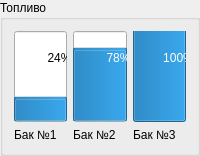
                <widget class="QGroupBox" name="groupBox_9">
                 <property name="title">
                  <string>Топливо</string>
                 </property>
                 <layout class="QHBoxLayout" name="horizontalLayout_28">
                  <item>
                   <layout class="QVBoxLayout" name="verticalLayout_14">
                    <item>
                     <widget class="QProgressBar" name="progressBar">
                      <property name="sizePolicy">
                       <sizepolicy hsizetype="Minimum" vsizetype="Expanding">
                        <horstretch>0</horstretch>
                        <verstretch>0</verstretch>
                       </sizepolicy>
                      </property>
                      <property name="layoutDirection">
                       <enum>Qt::LeftToRight</enum>
                      </property>
                      <property name="autoFillBackground">
                       <bool>false</bool>
                      </property>
                      <property name="value">
                       <number>24</number>
                      </property>
                      <property name="orientation">
                       <enum>Qt::Vertical</enum>
                      </property>
                     </widget>
                    </item>
                    <item>
                     <widget class="QLabel" name="label_24">
                      <property name="text">
                       <string>Бак №1</string>
                      </property>
                     </widget>
                    </item>
                   </layout>
                  </item>
                  <item>
                   <layout class="QVBoxLayout" name="verticalLayout_15">
                    <item>
                     <widget class="QProgressBar" name="progressBar_2">
                      <property name="sizePolicy">
                       <sizepolicy hsizetype="Minimum" vsizetype="Expanding">
                        <horstretch>0</horstretch>
                        <verstretch>0</verstretch>
                       </sizepolicy>
                      </property>
                      <property name="value">
                       <number>78</number>
                      </property>
                      <property name="orientation">
                       <enum>Qt::Vertical</enum>
                      </property>
                     </widget>
                    </item>
                    <item>
                     <widget class="QLabel" name="label_25">
                      <property name="text">
                       <string>Бак №2</string>
                      </property>
                     </widget>
                    </item>
                   </layout>
                  </item>
                  <item>
                   <layout class="QVBoxLayout" name="verticalLayout_16">
                    <item>
                     <widget class="QProgressBar" name="progressBar_3">
                      <property name="sizePolicy">
                       <sizepolicy hsizetype="Minimum" vsizetype="Expanding">
                        <horstretch>0</horstretch>
                        <verstretch>0</verstretch>
                       </sizepolicy>
                      </property>
                      <property name="value">
                       <number>100</number>
                      </property>
                      <property name="orientation">
                       <enum>Qt::Vertical</enum>
                      </property>
                     </widget>
                    </item>
                    <item>
                     <widget class="QLabel" name="label_26">
                      <property name="text">
                       <string>Бак №3</string>
                      </property>
                     </widget>
                    </item>
                   </layout>
                  </item>
                 </layout>
                </widget>
